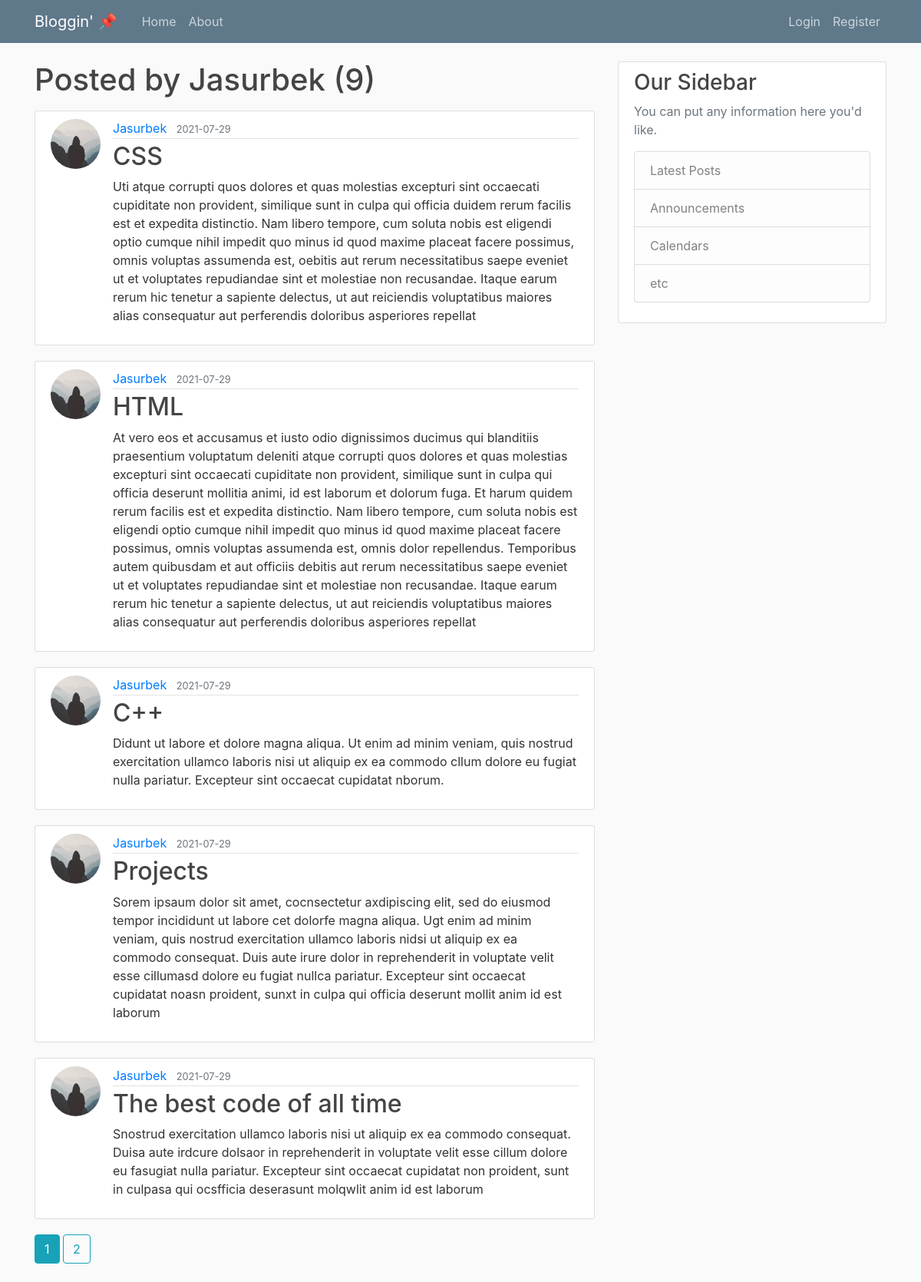
The app's page /user/Jasurbek, older data.
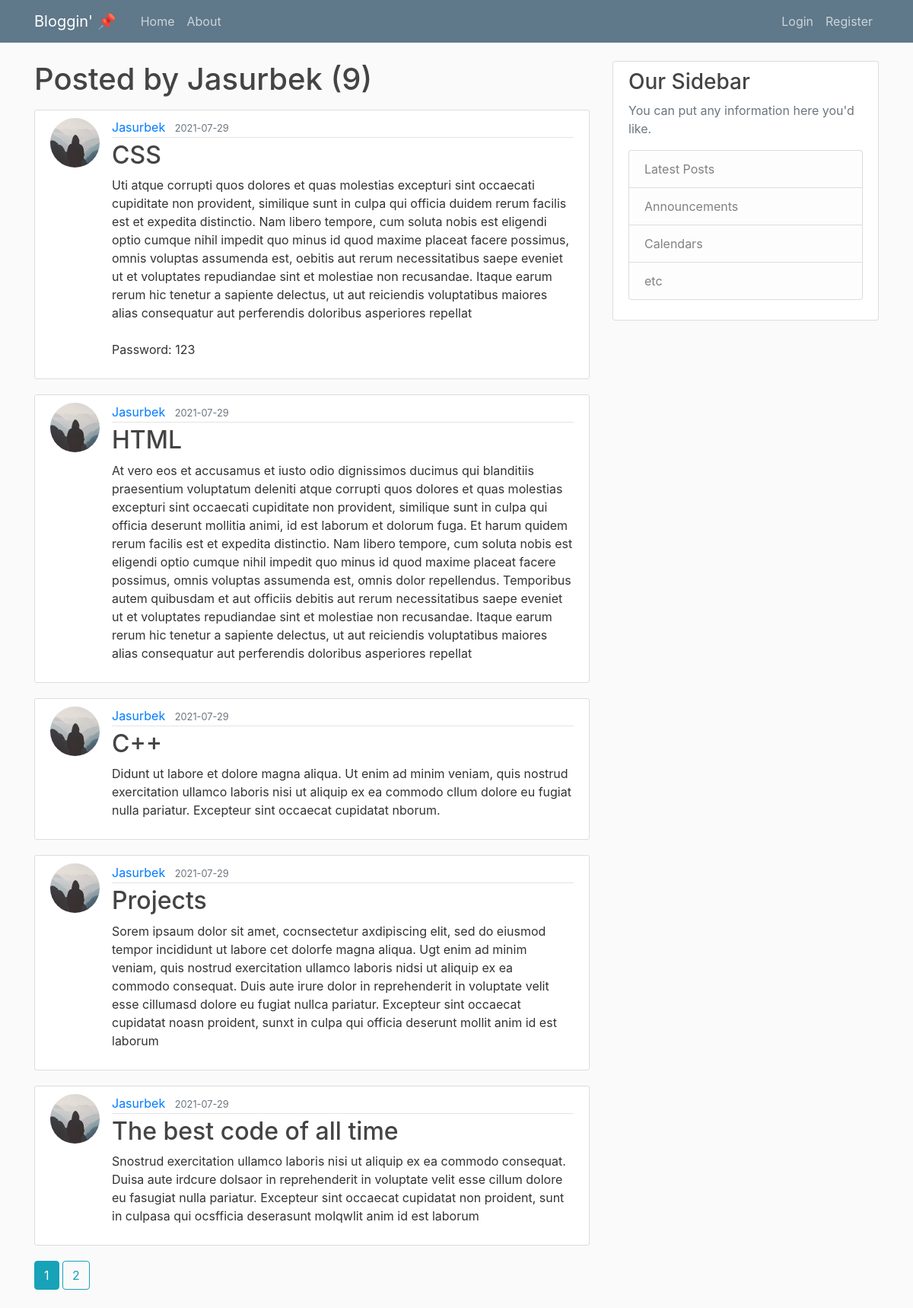
The same page, newer data.
### main_flask/models.py (models this page shows, shortened)
class Post(db.Model):
    id = db.Column(db.Integer, primary_key=True)
    title = db.Column(db.String(100), nullable=False)
    date_posted = db.Column(db.DateTime, nullable=False,
                            default=datetime.utcnow)
    content = db.Column(db.Text, nullable=False)
    user_id = db.Column(db.Integer, db.ForeignKey('user.id'), nullable=False)

class User(db.Model, UserMixin):
    id = db.Column(db.Integer, primary_key=True)
    username = db.Column(db.String(20), unique=True, nullable=False)
    email = db.Column(db.String(120), unique=True, nullable=False)
    image_file = db.Column(db.String(20), nullable=False,
                           default='default.jpg')
    password = db.Column(db.String(60), nullable=False)
    posts = db.relationship('Post', backref='author', lazy=True)

### main_flask/users/routes.py (the view)
@users.route("/user/<string:username>")
def user_posts(username):
    page = request.args.get('page', 1, type=int)
    user = User.query.filter_by(username=username).first_or_404()
    posts = Post.query.filter_by(author=user)\
        .order_by(Post.date_posted.desc())\
        .paginate(page=page, per_page=5)
    return render_template('user_posts.html', posts=posts, user=user)

### main_flask/templates/user_posts.html
{% extends "layout.html" %}
{% block content %}
    <h1 class = "mb-3">Posted by {{ user.username }} ({{ posts.total }})</h1>
    {% for post in posts.items %}
        <article class="media content-section">
          <img class = "rounded-circle article-img" src = "{{ url_for('static', filename = 'profile_pics/' + post.author.image_file ) }}">
            <div class="media-body">
              <div class="article-metadata">
                <a class="mr-2" href="{{ url_for('users.user_posts', username=post.author.username) }}">{{ post.author.username }}</a>
                <small class="text-muted">{{ post.date_posted.strftime('%Y-%m-%d')}}</small>
              </div>
              <h2><a class="article-title" href="{{ url_for('posts.post', post_id = post.id) }}">{{ post.title }}</a></h2>
              <p class="article-content">{{ post.content }}</p>
            </div>
        </article>
    {% endfor %}
    {% for page_num in posts.iter_pages(left_edge=1, right_edge = 1, left_current = 1, right_current =2) %}
      {% if page_num %}
        {% if posts.page == page_num %}
            <a class = "btn btn-info mb-4" href="{{url_for('users.user_posts', username=user.username, page=page_num)}}">{{ page_num }}</a>
        {% else %}
            <a class = "btn btn-outline-info mb-4" href="{{url_for('users.user_posts', username=user.username, page=page_num)}}">{{ page_num }}</a>
        {% endif %}
      {% else %}
        ...
      {% endif %}
    {% endfor %}
{% endblock content %}

Row changes from the older to the newer data that the page shows:
changed Post "CSS": content "…perferendis doloribus asperiores repellat" → "…perferendis doloribus asperiores repellat Password: 123"
